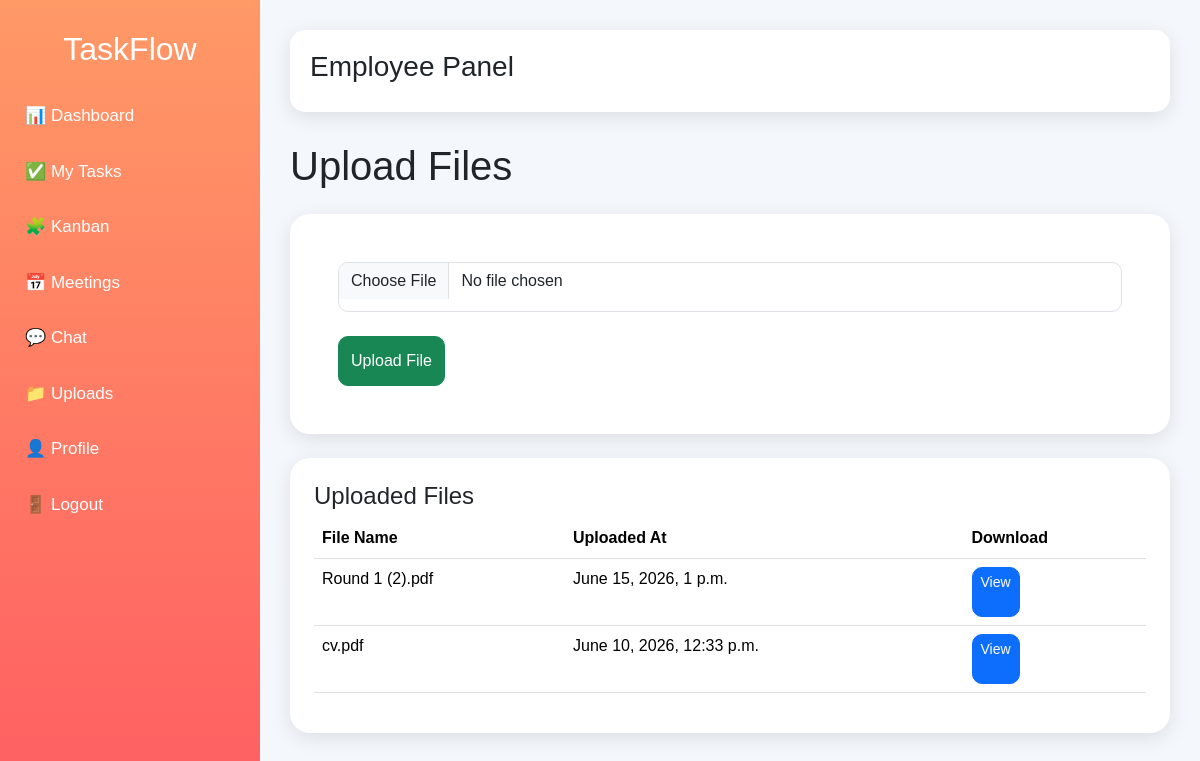
Screenshot of /uploads/ with the database file from the repository.
### productivity/models.py (models this page shows, shortened)
class Upload(models.Model):
    title = models.CharField(max_length=200)
    file = models.FileField(upload_to='uploads/')
    uploaded_at = models.DateTimeField(
    auto_now_add=True
    )

### productivity/views.py (the view, shortened to what this page needs)
def uploads_page(request):
    uploads = Upload.objects.all().order_by('-id')
    return render(
        request,
        'employee/uploads.html',
        {
            'uploads': uploads
        }
    )

### productivity/templates/employee/uploads.html (shortened to what this page needs)
{% extends 'base/employee_base.html' %}
{% block content %}
<h1 class="mb-4">
Upload Files
</h1>
<div class="card p-5">
<form method="POST" enctype="multipart/form-data">
<input
type="file"
name="file"
class="form-control mb-4"
required>
<button
type="submit"
class="btn btn-success">
Upload File
</button>
</form>
</div>
<div class="card mt-4 p-4">
<h4>
Uploaded Files
</h4>
<table class="table table-hover">
<thead>
<tr>
<th>
File Name
</th>
<th>
Uploaded At
</th>
<th>
Download
</th>
</tr>
</thead>
<tbody>
{% for file in uploads %}
<tr>
<td>
{{ file.title }}
</td>
<td>
{{ file.uploaded_at }}
</td>
<td>
<a
href="{{ file.file.url }}"
target="_blank"
class="btn btn-primary btn-sm">
View
</a>
</td>
</tr>
{% empty %}
<tr>
<td colspan="3">
No Files Uploaded
</td>
</tr>
{% endfor %}
</tbody>
</table>
</div>
{% endblock %}

### productivity/static/css/style.css (style rules this page uses)
body { margin: 0; font-family: Arial, sans-serif; background: #f4f7fc; }
.form-control, .form-select { height: 50px; border-radius: 10px; }
.btn { height: 50px; border-radius: 10px; }

### productivity/static/css/employee.css (style rules this page uses)
body { margin: 0; padding: 0; font-family: Arial, sans-serif; background: #f4f7fc; }
.card { border: none; border-radius: 20px; box-shadow: 0 5px 20px rgba(0,0,0,0.1); }

### rows the page displays
Upload: title "Round 1 (2).pdf", uploaded_at "June 15, 2026, 1 p.m."
Upload: title "cv.pdf", uploaded_at "June 10, 2026, 12:33 p.m."
